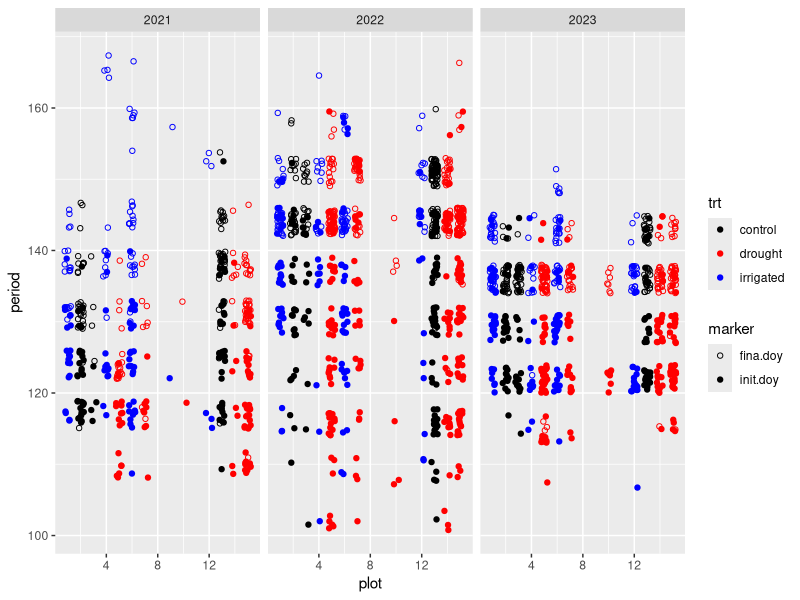
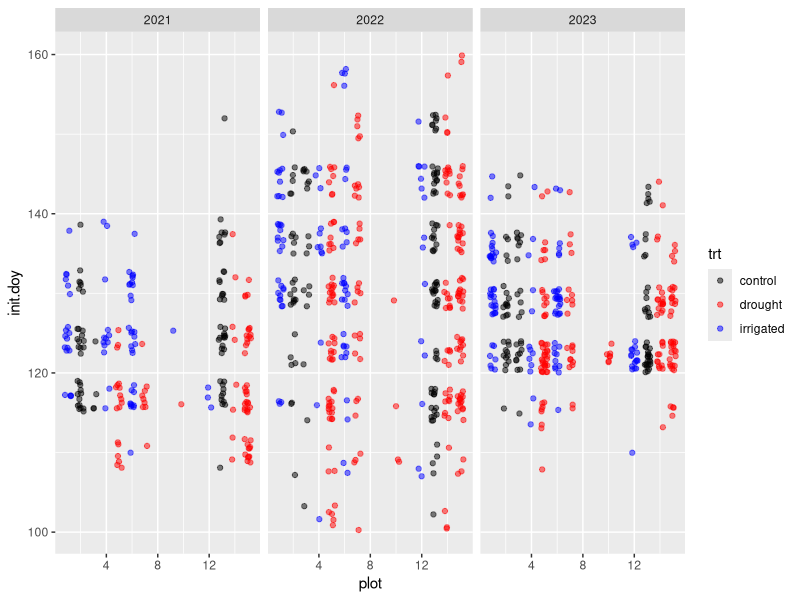
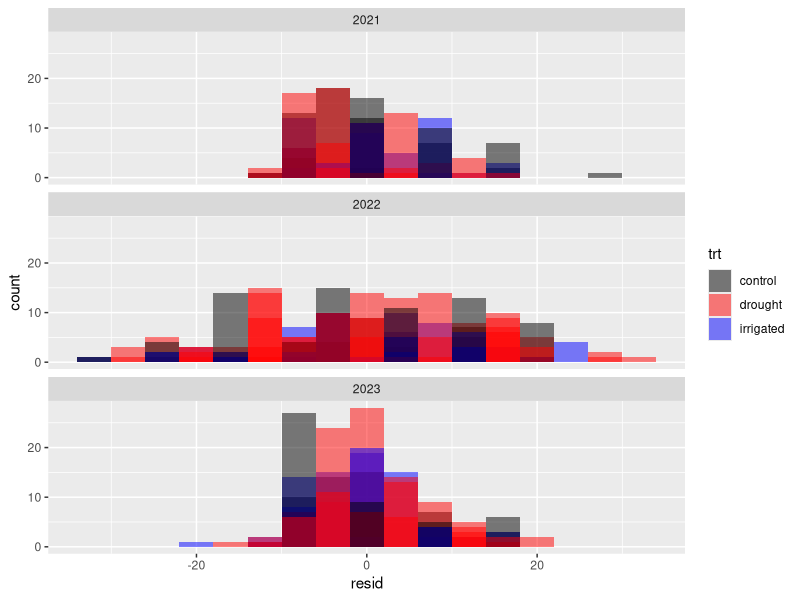
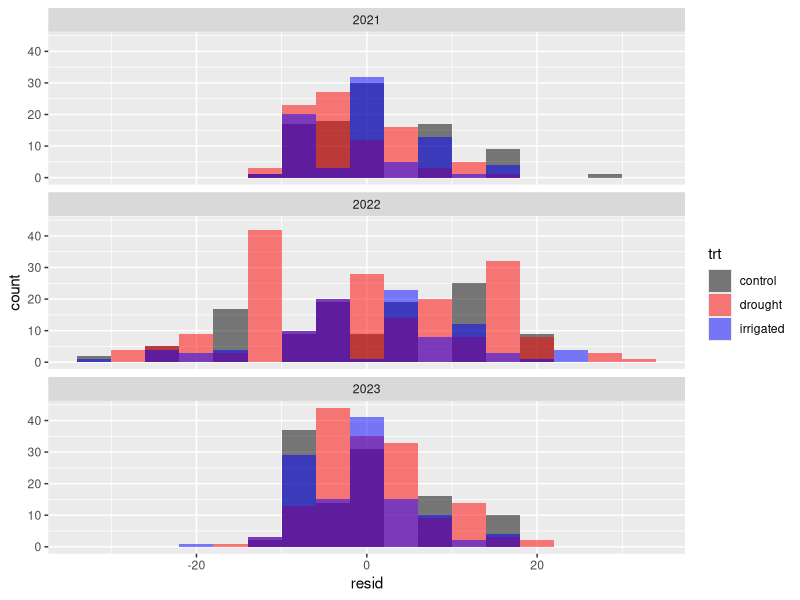
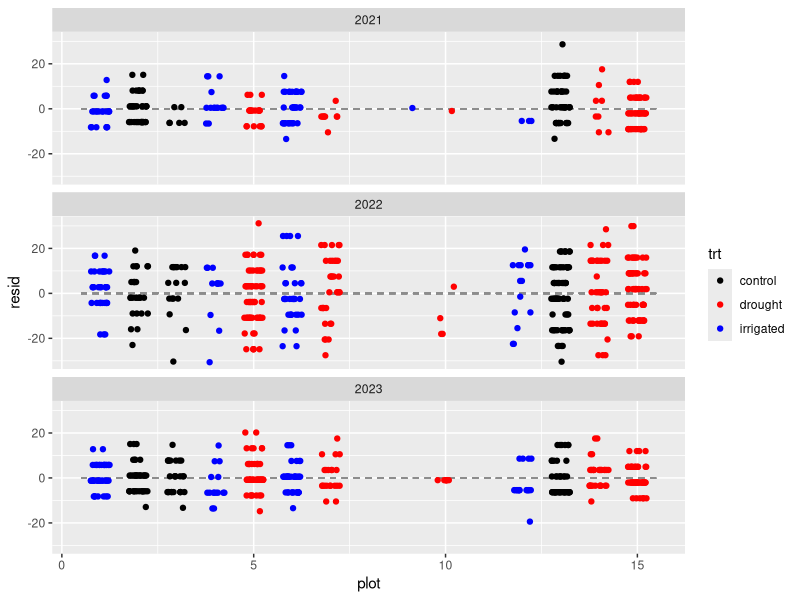
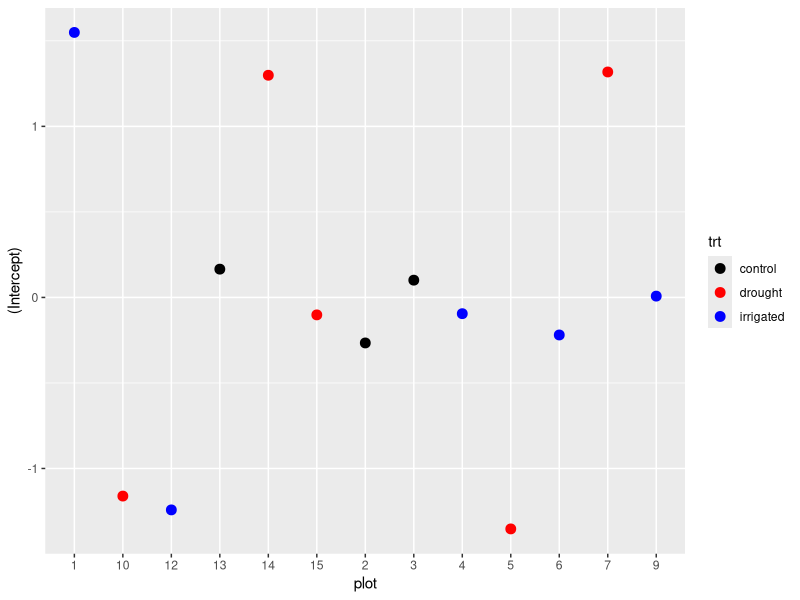
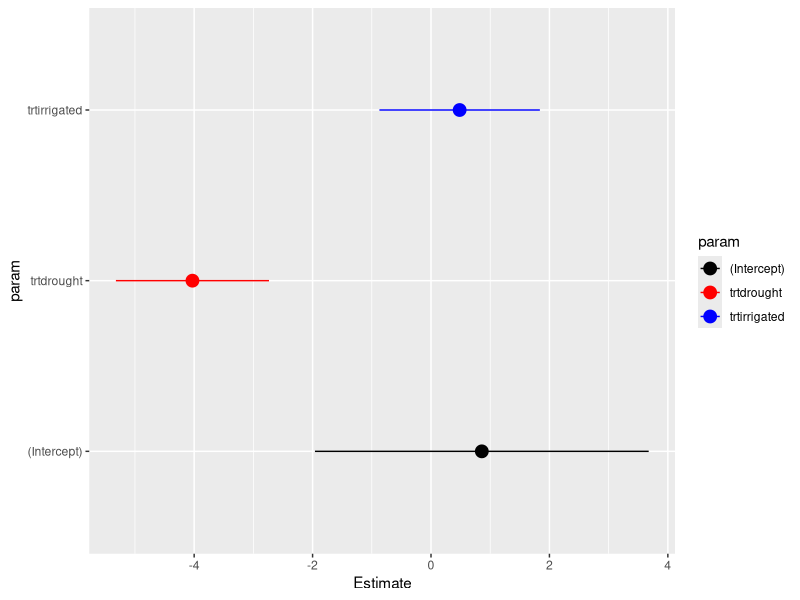
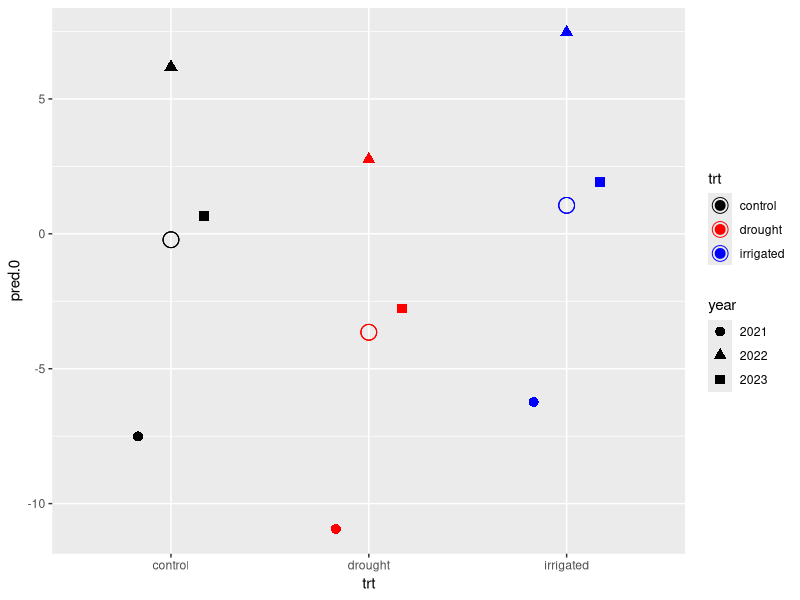

Here is the R script that generated these plots, in order: (Note: this script raises an error after producing the figures.)
library(ggplot2)
library(dplyr)
library(tidyr)
library(lme4)

rm(list = ls())

phen = merge(
  x = read.csv('01_data_cleaning/out/phenology_all_cleaned.csv'),
  y = read.csv('00_raw_data/plot_treatments.csv')
)

head(phen)

# Putting aside issues with tags between the multiple demo datasets...

#### Visualizations

phen %>%
  select(-c(init.wk, fina.wk)) %>%
  # I think there are multiple rows in here just due to umbel counts...
  # I don't think these rows actually reflect umbel tracking...
  distinct(plantid, year, .keep_all = TRUE) %>%
  pivot_longer(
    cols = contains('doy'),
    names_to = 'marker',
    values_to = 'period'
  ) %>%
  ggplot(aes(x = plot, y = period, colour = trt)) +
  geom_point(aes(shape = marker), position = position_jitter(width = 0.25, height = 2)) +
  scale_shape_manual(values = c(21, 19)) +
  scale_colour_manual(values = c('black', 'red', 'blue')) +
  facet_wrap(~ year)
# not super helpful...

phen %>%
  # I think there are multiple rows in here just due to umbel counts...
  # I don't think these rows actually reflect umbel tracking...
  distinct(plantid, year, .keep_all = TRUE) %>%
  ggplot(aes(x = plot, y = init.doy, colour = trt)) +
  geom_point(alpha = 0.5, position = position_jitter(width = 0.25, height = 2)) +
  scale_colour_manual(values = c('black', 'red', 'blue')) +
  facet_wrap(~ year)
# also doesn't look super great...

phen.mod = phen %>% 
  mutate(across(contains('doy'), ~ . - round(mean(.x, na.rm = TRUE))))

### Fit some models

# Null model
d_0 = lmer(
  init.doy ~ (1 | plot) + (1 | year),
  data = phen.mod
)

c(2.5569^2, 4.5077^2, 9.4504^2) %>% (function(x) x/sum(x))
# okay, so absent any other effects estimated, only ~24% of variance is plot and year-level
# (seems... not super convincing...)
# (although - our estimates of year-to-year variance is going to be super uncertain)

summary(d_0)

# Treatment effect
d_t = lmer(
  init.doy ~ trt + (1 | plot) + (1 | year),
  data = phen.mod
)

summary(d_t)
# ate away at some of the (already small) plot-to-plot variance
# does appear that drought means earlier flowering though!

# Try a likelihood ratio test (chi-squared test statistic)
anova(d_t, d_0)

# Okay! Does indeed look like there are effects of treatment!

# Could now see if treatment effects vary by year (which they surely do...)

d_yt = lmer(
  init.doy ~ (1 | plot) + (trt | year),
  data = phen.mod
)
# argh... singularity
# probably just not enough years to do this well.


# Look at residuals of the treatment model.
# (are residuals plot/year centered?)
predict(d_t) + residuals(d_t)
predict(d_t, re.form = NA) + residuals(d_t) 
predict(d_t, re.form = NULL) + residuals(d_t) 
# default is NULL, so residuals are plot/year centered

# Group = plot
phen.mod %>%
  mutate(resid = residuals(d_t)) %>%
  ggplot(aes(x = resid, group = plot, fill = trt)) +
  geom_histogram(position = position_identity(), alpha = 0.5, binwidth = 4) +
  scale_fill_manual(values = c('black', 'red', 'blue')) +
  facet_wrap(~ year, ncol = 1)
# oh my... lots of variance in 2023

# Group = trt
phen.mod %>%
  mutate(resid = residuals(d_t)) %>%
  ggplot(aes(x = resid, group = trt, fill = trt)) +
  geom_histogram(position = position_identity(), alpha = 0.5, binwidth = 4) +
  scale_fill_manual(values = c('black', 'red', 'blue')) +
  facet_wrap(~ year, ncol = 1)

# So inference here... not ideal.
# (this may explain why the treatment-by-year model didn't behave)

phen.mod %>%
  mutate(resid = residuals(d_t)) %>%
  ggplot(aes(x = plot, y = resid, colour = trt)) +
  geom_segment(aes(x = 0.5, xend = 15.5, y = 0, yend = 0), linetype = 2, colour = 'gray55') +
  geom_point(position = position_jitter(width = 0.25)) +
  scale_colour_manual(values = c('black', 'red', 'blue')) +
  facet_wrap(~ year, ncol = 1)
# doesn't look so bad, although certainly more variance in 2022

# Look at effects
ranef(d_t)$plot %>%
  mutate(plot = row.names(.)) %>%
  merge(distinct(phen.mod, plot, trt)) %>%
  ggplot(aes(x = plot, y = `(Intercept)`, colour = trt)) +
  geom_point(size = 3) +
  scale_colour_manual(values = c('black', 'red', 'blue'))
# Not very much variation in the control plots, but considerable variation in
# treatment plots
# Also nothing super consistent within treatment groups.

summary(d_t)

coef(d_t)
coefficients(d_t)

summary(d_t)$coefficients %>%
  as.data.frame() %>%
  mutate(param = row.names(.)) %>%
  ggplot(aes(y = param, colour = param)) +
  geom_point(aes(x = Estimate), size = 4) +
  geom_segment(aes(yend = param, x = Estimate - `Std. Error`, xend = Estimate + `Std. Error`)) +
  scale_colour_manual(values = c('black', 'red', 'blue'))

# but maybe I could look just at start dates for individual umbels?

###################################
###################################
###################################

rm(list = ls())

phen = merge(
  x = read.csv('01_data_cleaning/out/phenology_all_ind_cleaned.csv'),
  y = read.csv('00_raw_data/plot_treatments.csv')
)

head(phen)

phen.mod = phen %>%
  mutate(tagplot = gsub('\\_\\d{1,2}[A-Z]', '', plantid)) %>%
  mutate(init.doy = init.doy - round(mean(init.doy)))

head(phen.mod)
nrow(phen.mod)

d_0 = lmer(
  formula = init.doy ~ (1 | plot / tagplot) + (1 | year),
  data = phen.mod
)

summary(d_0)

d_t = lmer(
  formula = init.doy ~ trt + (1 | plot / tagplot) + (1 | year),
  data = phen.mod
)

summary(d_t)


anova(d_t, d_0)
# still significant, which is cool...
# here though mean effect of irrigation is positive... although this is 

phen.preds = expand.grid(
  year = 2021:2023,
  trt  = c('control', 'drought', 'irrigated')
) %>%
  mutate(
    pred.0 = predict(d_t, newdata = ., re.form = ~ 0),
    pred.y = predict(d_t, newdata = ., re.form = ~ (1 | year))
  )

phen.preds %>%
  mutate(year = factor(year)) %>%
  ggplot(aes(x = trt, colour = trt)) +
  geom_point(aes(y = pred.0), size = 5, shape = 21) +
  geom_point(
    aes(y = pred.y, shape = year),
    size = 3,
    position = position_dodge(width = 0.5)
  ) +
  scale_colour_manual(values = c('black', 'red', 'blue'))

d_pi.0 = bootMer(
  d_t, nsim = 1000,
  FUN = function(x) predict(x, newdata = phen.preds, re.form = ~ 0),
  seed = 405
)
# extremely slow for some reason...

dim(d_ci.0$t)

d_ci.0 = bootMer(
  d_t, nsim = 1000, predict, re.form = NULL,
  seed = 22901
)
# but this has different dimension than the new data frame... ugh

phen.preds %>%
  cbind(. , t(apply(d_pi.0$t, 2, function(x) quantile(x, c(0.025, 0.975))))) %>%
  mutate(year = factor(year)) %>%
  ggplot(aes(x = trt, colour = trt)) +
  geom_segment(aes(xend = trt, y = `2.5%`, yend = `97.5%`)) +
  geom_point(aes(y = pred.0), size = 5) +
  scale_colour_manual(values = c('black', 'red', 'blue'))
# oh... lmao, damn wtf

# hmm...

# ### some housekeeping
# 
# # The demo.seed is upstream of the imputed survival data frame I've been using
# # It's possible that some plantids changed when doing the survival imputing
# # Let's do a quick comparison here
# 
# # Read in both data frames
# demo.impu = read.csv('01_data_cleaning/out/demo_imputed_survival.csv')
# demo.seed = read.csv('01_data_cleaning/out/demo_seed_v1.csv')
# 
# head(demo.seed)
# table(demo.seed$year)
# # the seed data frame has two different plantid columns
# demo.seed %>% group_by(is.same = plantid.demo == plantid.seed) %>% summarise(n = n())
# # in most cases  they're different...
# demo.seed %>% filter(plantid.demo != plantid.seed) %>% head()
# # looks like the differences are mostly in the coordinates (lol)
# 
# # Get a data frame to compare them
# demo.compare = merge(
#   # add an `in.demo` column
#   x = demo.impu %>% filter(Year > 2020) %>% select(Year, plantid) %>% mutate(in.demo = TRUE),
#   y = demo.seed %>% distinct(year, plantid.demo),
#   by.x = c('Year', 'plantid'), by.y = c('year', 'plantid.demo'),
#   # get all plants from the seed dataset
#   # if there's a mis-alignment, then we'll get NAs in the `in.demo` column
#   all.y = TRUE
# )
# 
# demo.compare %>% filter(is.na(in.demo)) %>% nrow()
# # 38 plants
# 
# demo.compare %>% filter(is.na(in.demo))
# # why are there NAs...
# 
